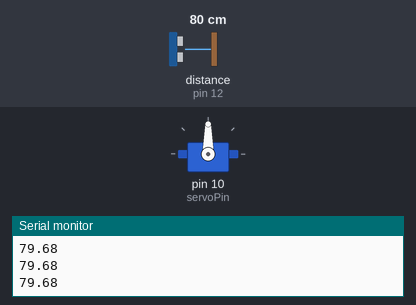
The sketch below on a simulated Arduino Uno, built with avr-gcc and run on an emulated ATmega328P. On the bench: servo, the last lines printed to the serial monitor. Wiring (inferred from the names in the program): ultrasonic range finder: trigger pin 11; echo pin 12. The inputs (shaded band) are chosen by the test bench; at power-on: distance to the obstacle (sensor on pin 12) 80 cm. The echo pulse lasts 58.3 µs per cm.

Above: at 2.2 s.
2.3 s: distance to the obstacle (sensor on pin 12) set to 22 cm
3.8 s: distance to the obstacle (sensor on pin 12) set to 18 cm
At 5.1 s:
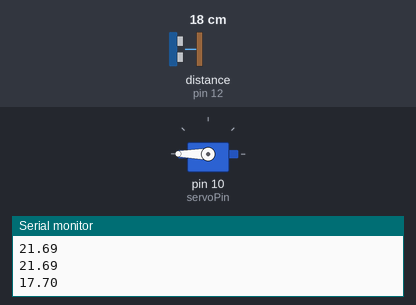
Timing chart, 0 to 8.3 s (numbered marks = the images above; inputs shaded):
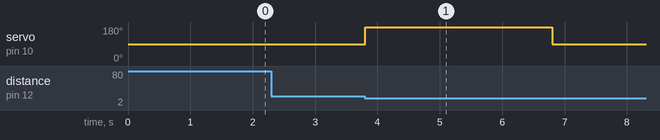

The sketch:

Obstacles.ino
```cpp
#include <Servo.h>
Servo servo;

//Ultrasound sensor
#define trig_pin 11
#define echo_pin 12

//Servo Motor
#define servoPin 10

void setup() {
  // put your setup code here, to run once:
  Serial.begin(9600);
  pinMode(trig_pin, OUTPUT);
  pinMode(echo_pin, INPUT);
  pinMode(servoPin, OUTPUT);

  servo.attach(servoPin);
  servo.write(90);
  delay(1000);
  servo.detach();
}

//void loop() {
//  servo.write(90);
//  delay(1000);
//  servo.detach();
//  // put your main code here, to run repeatedly:
//  if (measureDistance()<20.0){
//    servo.attach(servoPin);
//    servo.write(180);
//    delay(5000);
//  }
//}

void loop(){
  if(measureDistance() < 20.0){
    servo.attach(servoPin);
    servo.write(180);
    delay(3000);
    servo.write(90);
    delay(10000);
    servo.detach();
  }
  delay(100);
}
float measureDistance(){
  float timeOfFlight, distanceCm;
  float c_s = 0.0343; //Speed of sound in cm/microseconds
  sendSoundPulse(); //Module sends out 8 pulses, and sets echo_pin to high. When echo is detected, echo_pin is set back to low
  timeOfFlight = pulseIn(echo_pin, HIGH); //Duration that echo_pin is high in microseconds.
  distanceCm = timeOfFlight * c_s / 2.;
  Serial.println(distanceCm);
  return distanceCm;
}

void sendSoundPulse(){
  digitalWrite(trig_pin, LOW);
  delayMicroseconds(2);
  digitalWrite(trig_pin, HIGH);
  delayMicroseconds(10);
  digitalWrite(trig_pin, LOW);
  //The first of the 8 echos reflect off a distant object, and is detected at the echo pin, after which the pin is set to low.
}
```

Measured:
- the behaviour switches between 21 and 20 cm on distance to the obstacle (sensor on pin 12) (found by bisection; images 0 and 1)
- after the input at 3.8 s, servo on pin 10 (servoPin): 90° → 180° at once, → 90° 3.0 s later
